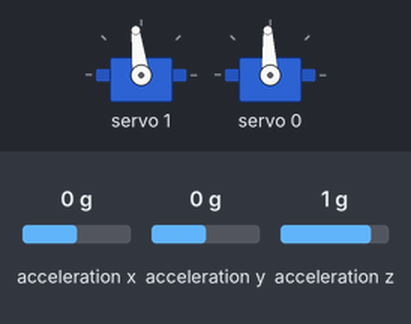
A sketch run on a simulated Arduino Uno, built with avr-gcc and run on an emulated ATmega328P. Shown: 2 × servo. Wiring (inferred from the names in the program): MPU-6050 motion sensor at I2C address 0x68. The inputs (shaded band) are chosen by the test bench; at power-on: acceleration x 0 g, acceleration y 0 g, acceleration z 1 g.

Above: at 1.2 s.
1.3 s: acceleration x set to -1.4 g
At 2.3 s:
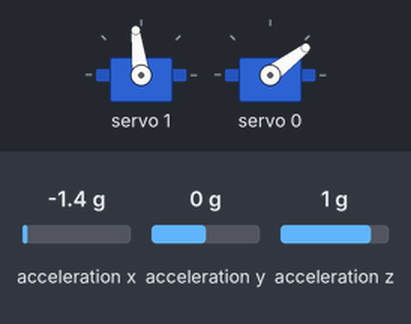
2.8 s: acceleration y set to -1.4 g
At 3.9 s:
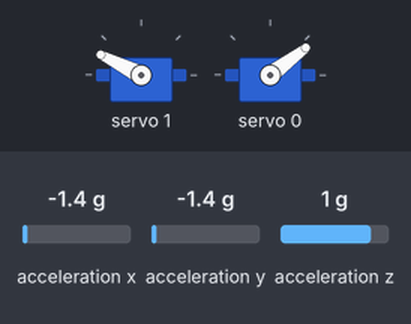
4.3 s: acceleration z set to 1.4 g
At 5.3 s:
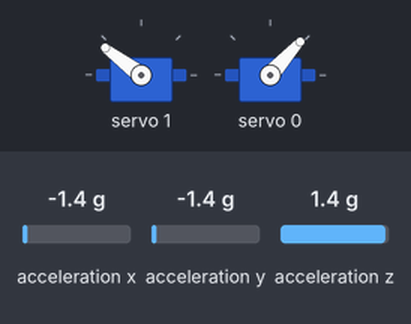
5.8 s: acceleration x set to -0.8 g
At 7.0 s:
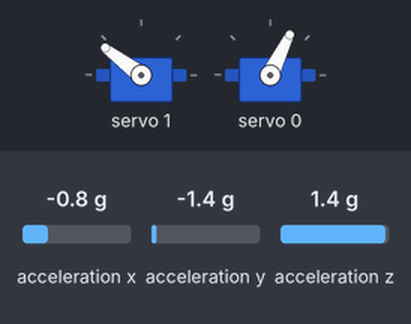
7.3 s: acceleration y set to -0.8 g
At 8.4 s:
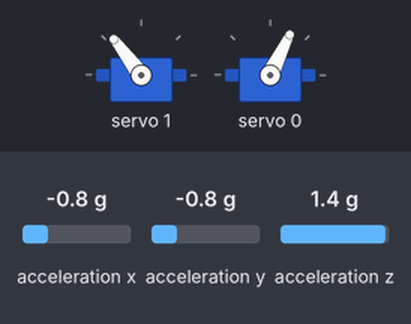
8.8 s: acceleration x set to 0 g
At 10.0 s:
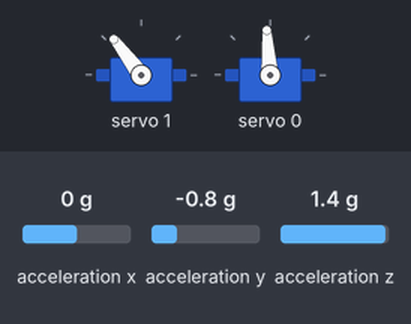
Timing chart, 0 to 11.3 s (numbered marks = the images above; inputs shaded):
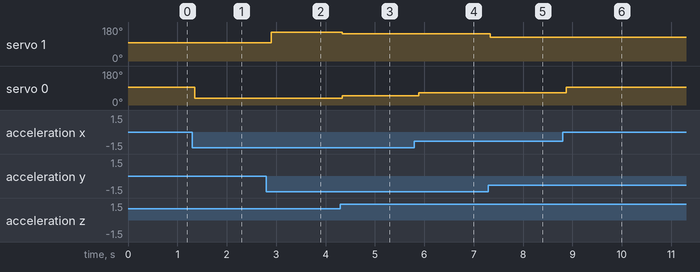

Measured:
- after the input at 1.3 s, servo 0: 93° → 37° after 0.05 s
- after the input at 2.8 s, servo 1: 97° → 153° after 0.10 s
- after the input at 4.3 s, servo 1: 153° → 143° at once; servo 0: 37° → 48° at once
- after the input at 5.8 s, servo 0: 48° → 64° after 0.09 s
- after the input at 7.3 s, servo 1: 143° → 127° at once
- after the input at 8.8 s, servo 0: 64° → 94° after 0.08 s

The sketch:

gimbal.ino
```cpp
#include <Wire.h>
#include <Adafruit_PWMServoDriver.h>

Adafruit_PWMServoDriver pwm = Adafruit_PWMServoDriver();

#define SERVOMIN  150 // this is the 'minimum' pulse length count (out of 4096)
#define SERVOMAX  600 // this is the 'maximum' pulse length count (out of 4096)
int pulselength;

const int MPU_addr = 0x68; // AD0 low. look at "9.2 I2C Interface" in datasheet
int16_t AcX, AcY, AcZ; // 16bit precision from MPU 6000/6050
int minVal = 265; int maxVal = 402;

double x; double y; double z;

void setup_MPU(){ // Process needed to setup MPU
  Wire.begin();
  Wire.beginTransmission(MPU_addr);
  Wire.write(0x6B);
  Wire.write(0);
  Wire.endTransmission(true);
}

void XYdata(double *x, double *y){ // Function to get x and y angles from MPU
  Wire.beginTransmission(MPU_addr);
  Wire.write(0x3B);
  Wire.endTransmission(false);
  Wire.requestFrom(MPU_addr, 6, true);
  AcX = Wire.read() << 8 | Wire.read();
  AcY = Wire.read() << 8 | Wire.read();
  AcZ = Wire.read() << 8 | Wire.read();
  int xAng = map(AcX, minVal, maxVal, -90, 90);
  int yAng = map(AcY, minVal, maxVal, -90, 90);
  int zAng = map(AcZ, minVal, maxVal, -90, 90);

  *x = RAD_TO_DEG * (atan2(-yAng, -zAng) + PI);
  *y = RAD_TO_DEG * (atan2(-xAng, -zAng) + PI);
}

void setup() {
  setup_MPU();
  pwm.begin();

  pwm.setPWMFreq(60);  // Analog servos run at ~60 Hz updates

  delay(10);
}
void loop() {
  // TODO: add MPU interruptions for more efficient process
  XYdata(&x, &y);

  if(x>0 && x<90){
    pulselength = map(int(map(x,90, 0, 0, 90)), 0, 180, SERVOMIN, SERVOMAX);
    pwm.setPWM(1, 0, pulselength);
  }else if(x<360 && x>270){
    pulselength = map(int(map(x,360, 275, 90, 180)), 0, 180, SERVOMIN, SERVOMAX);
    pwm.setPWM(1, 0, pulselength);
  }

  if(y>0 && y<90){
    pulselength = map(int(map(y,90, 0, 180, 90)), 0, 180, SERVOMIN, SERVOMAX);
    pwm.setPWM(0, 0, pulselength);
  }else if(y<360 && y>270){
    pulselength = map(int(map(y,360, 275, 90, 0)), 0, 180, SERVOMIN, SERVOMAX);
    pwm.setPWM(0, 0, pulselength);
  }
  delay(100);
}
```
